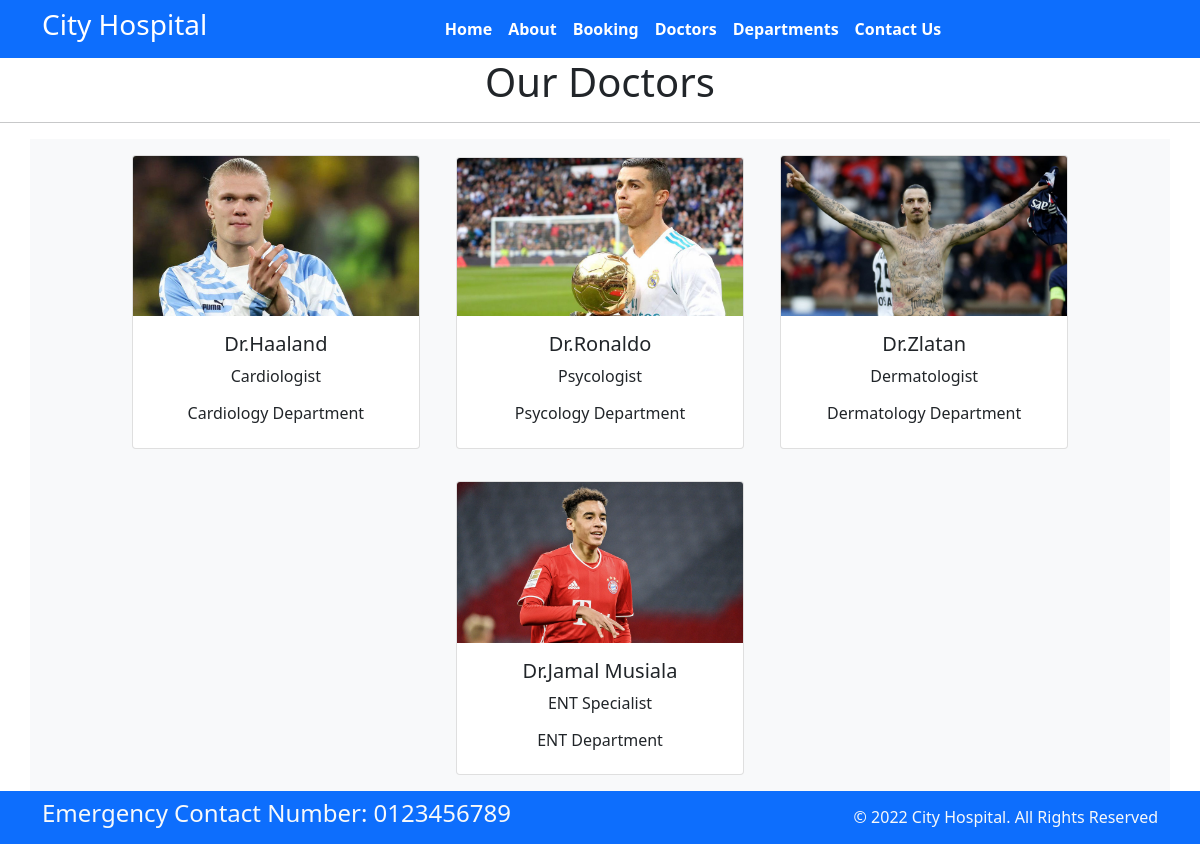
Page /doctors on the committed database.
### home/models.py (models this page shows, shortened)
class Doctors(models.Model):
    doc_name = models.CharField(max_length=255)
    doc_spec = models.CharField(max_length=255)
    dep_name = models.ForeignKey(departments, on_delete=models.CASCADE)
    doc_image = models.ImageField(upload_to='doctors')

class departments(models.Model):
    dep_name = models.CharField(max_length=100)
    dep_description = models.TextField()
    def __str__(self):
        return self.dep_name

### home/views.py (the view)
# urls.py: path('doctors',views.doctors, name='doctors'),
def doctors(request):
    dict_docs = {
        'doctors': Doctors.objects.all()
    }
    return render(request, 'doctors.html',dict_docs)

### templates/doctors.html (shortened to what this page needs)
{% extends 'base.html' %}
{% block content %}
<h1 class="text-center"> Our Doctors</h1>
<hr>
<div class="container text-center bg-light">
{% for d in doctors %}
    <div class= "card text-center mx-3 my-3" style="width: 18rem; display:inline-block">
        <img src="{{ d.doc_image.url}}" class="card-img-top" alt="...">
        <div class="card-body">
          <h5 class="card-title">Dr.{{ d.doc_name}}</h5>
          <p class="card-text">{{ d.doc_spec}}</p>
          <h6>{{ d.dep_name}} Department</h6>
        </div>
      </div>
{% endfor %}
</div>
{% endblock %}

### templates/base.html (shortened to what this page needs)
{% load static %}
<!DOCTYPE html>
<html>
  <head>
    <link rel="stylesheet"
      href=" https://cdn.jsdelivr.net/npm/bootstrap@5.1.3/dist/css/bootstrap.min.css ">
    <link rel="stylesheet"
      href="https://use.fontawesome.com/releases/v5.2.0/css/all.css">
    <link rel="stylesheet"
      href="{% static '/css/style.css'%}">
  </head>
  <body>
    <nav class="navbar bg-primary navbar-expand-md ">
      <div class="container">
        <div class="col-2 text-left pl-md-0">
          <h3 class="text-white"> City Hospital </h3>
        </div>
        <div
          class="collapse navbar-collapse justify-content-center col-md-8 navbar-collapse-3">
          <ul class="navbar-nav justify-content-center  fw-bold">
            <li class="nav-item active">
              <a class="nav-link text-white" href={% url 'home'%}>Home </a>
            </li>
            <li class="nav-item">
              <a class="nav-link text-white" href={% url 'about'%}>About</a>
            </li>
            <li class="nav-item">
              <a class="nav-link text-white" href={% url 'booking'%}>Booking</a>
            </li>
            <li class="nav-item">
              <a class="nav-link text-white" href={% url 'doctors'%}>Doctors</a>
            </li>
			      <li class="nav-item">
              <a class="nav-link text-white" href={% url 'department'%}>Departments</a>
            </li>
            <li class="nav-item">
              <a class="nav-link text-white" href={% url 'contact'%}>Contact Us</a>
            </li>
          </ul>
        </div>
      </div>
    </nav>
    {% block content %} {% endblock %}
    <section class="">
      <footer class="pt-2 pb-2  bg-primary text-light">
        <div class="container">
          <div class="row align-items-center">
            <div class="col-12 col-md-8">
              <h4>Emergency Contact Number: 0123456789</h4>
            </div>
            <div class="col-12 col-md-4 mt-4 mt-md-0 text-center text-md-end">
              © 2022 City Hospital. All Rights Reserved
            </div>
          </div>
        </div>
      </footer>
    </section>
  </body>
</html>

### rows in the picture
Doctors: doc_image (picture), doc_name "Haaland", doc_spec "Cardiologist", dep_name "Cardiology"
Doctors: doc_image (picture), doc_name "Ronaldo", doc_spec "Psycologist", dep_name "Psycology"
Doctors: doc_image (picture), doc_name "Zlatan", doc_spec "Dermatologist", dep_name "Dermatology"
Doctors: doc_image (picture), doc_name "Jamal Musiala", doc_spec "ENT Specialist", dep_name "ENT"
